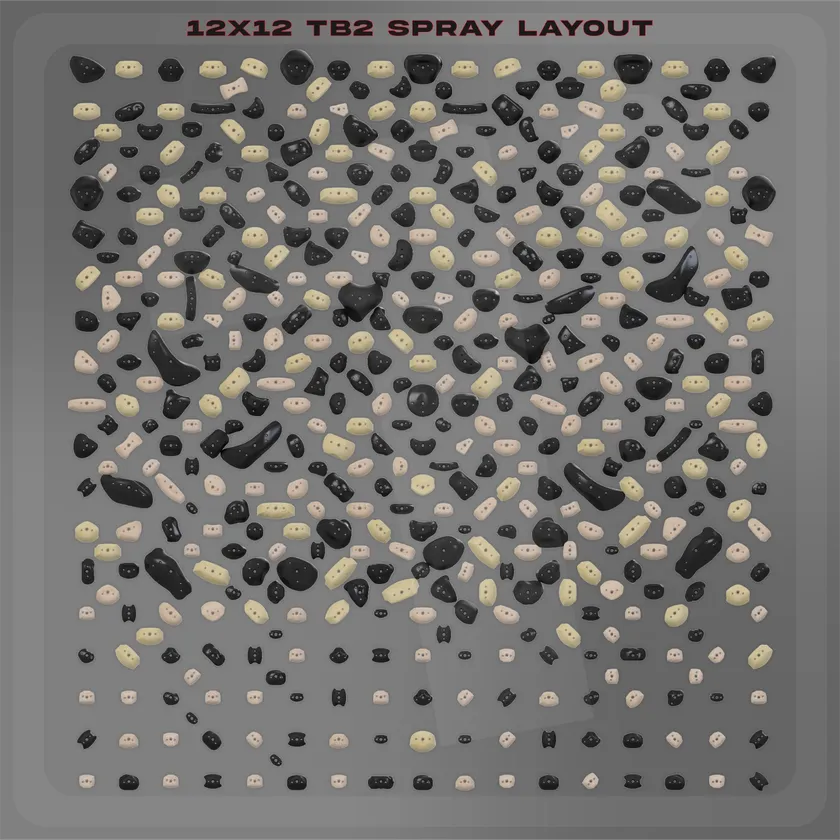
#> input picture juglogger/assets/source/tb2-spray-12x12.webp, 840 x 840 px, shrunk from 2000 x 2000 before the run
$ python -i build_layout_assets.py   (imports and definitions only)
#> lines starting #> are read from the running program, lines starting #| are printed output that depends on the picture
"""Turn the TB2 layout renders into transparent hold images.

    python scripts/build_layout_assets.py

Reads juglogger/assets/source/tb2-{mirror,spray}-12x12.jpg (the holds in their real
colors on a black background) and writes juglogger/assets/tb2-{mirror,spray}-12x12.png
plus a .json with the center of every hold, used to line the image up with the board
database.

The output keeps only the holds, in their own colors (gray, yellow, pink), so they
stand out on any photo. The background is fully transparent.
"""

from __future__ import annotations

import json
import sys
from collections import deque
from pathlib import Path

import numpy as np
from PIL import Image, ImageFilter

ROOT = Path(__file__).resolve().parent.parent
ASSETS = ROOT / "juglogger" / "assets"
BLACK = 16                           # background level; anything brighter is a hold
FEATHER = 40                         # brightness range of the soft edge
MIN_AREA_FRACTION = 0.00004          # specks smaller than this are dropped


def fill_enclosed(mask: np.ndarray) -> np.ndarray:
    """Fill gaps fully enclosed by a hold (gloss highlights on black holds): any
    non-hold pixel that can't reach the image edge becomes hold."""
    h, w = mask.shape
    outside = np.zeros_like(mask, dtype=bool)
    queue = deque()
    for y in range(h):
        for x in (0, w - 1):
            if not mask[y, x] and not outside[y, x]:
                outside[y, x] = True
                queue.append((y, x))
    for x in range(w):
        for y in (0, h - 1):
            if not mask[y, x] and not outside[y, x]:
                outside[y, x] = True
                queue.append((y, x))
    while queue:
        y, x = queue.popleft()
        for ny, nx in ((y + 1, x), (y - 1, x), (y, x + 1), (y, x - 1)):
            if 0 <= ny < h and 0 <= nx < w and not mask[ny, nx] and not outside[ny, nx]:
                outside[ny, nx] = True
                queue.append((ny, nx))
    return ~outside


def components(mask: np.ndarray) -> list[np.ndarray]:
    """Connected regions of a boolean mask, as arrays of (y, x)."""
    h, w = mask.shape
    seen = np.zeros_like(mask, dtype=bool)
    regions = []
    ys, xs = np.nonzero(mask)
    for y0, x0 in zip(ys, xs):
        if seen[y0, x0]:
            continue
        queue, pixels = deque([(y0, x0)]), []
        seen[y0, x0] = True
        while queue:
            y, x = queue.popleft()
            pixels.append((y, x))
            for ny, nx in ((y + 1, x), (y - 1, x), (y, x + 1), (y, x - 1)):
                if 0 <= ny < h and 0 <= nx < w and mask[ny, nx] and not seen[ny, nx]:
                    seen[ny, nx] = True
                    queue.append((ny, nx))
        regions.append(np.array(pixels))
    return regions


def build(source: Path, out_png: Path, out_json: Path) -> None:
#> called with out_png = 'out.png', out_json = 'out1.png'
    image = Image.open(source).convert("RGB")
    rgb = np.asarray(image, np.float32)
    lum = rgb.max(axis=2)
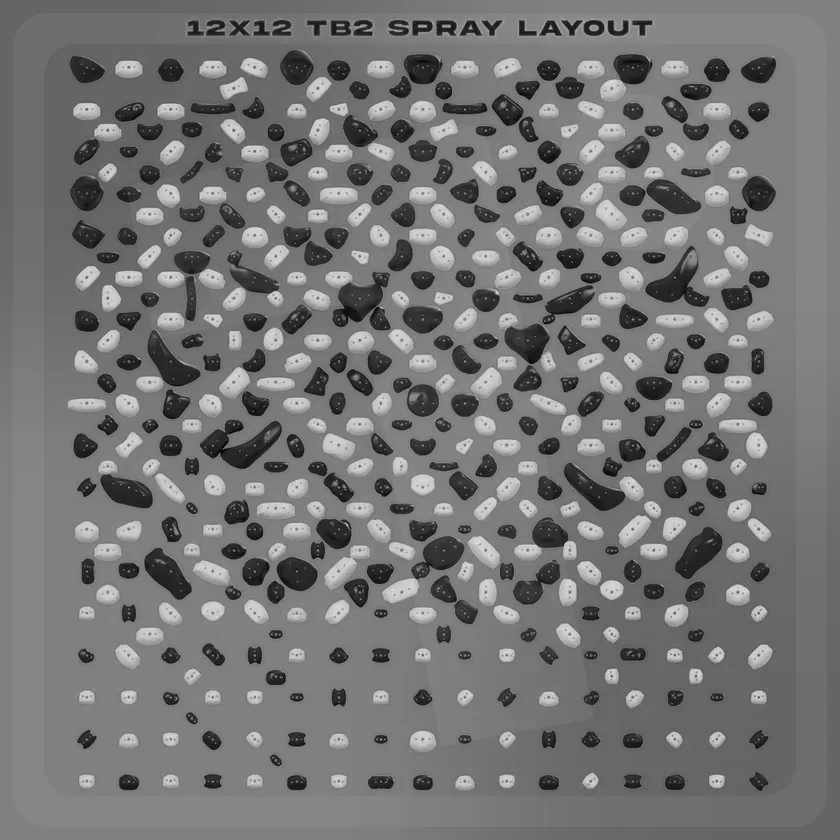
#> lum: shape (840, 840) float32; min 0, max 224, mean 116.5

    # The background is black (JPEG noise stays under ~12); every hold is far brighter.
    alpha = np.clip((lum - BLACK) / FEATHER, 0, 1)
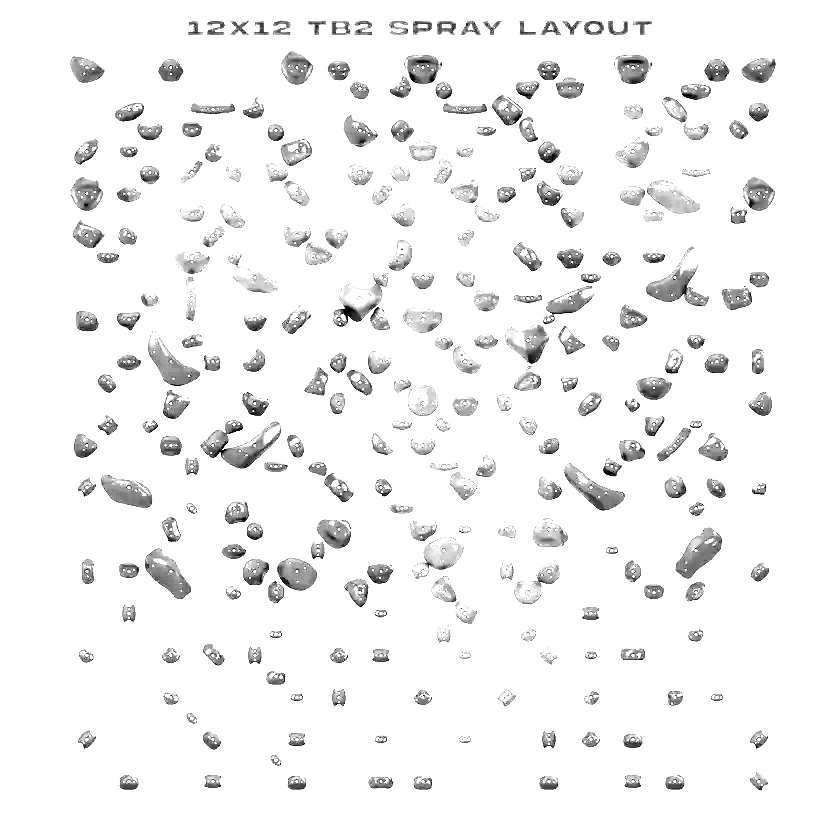
#> alpha: shape (840, 840) float32; min 0, max 1, mean 0.954

    # Bolt holes are dark dots inside a hold: keep them as part of the hold.
    mask = fill_enclosed(alpha > 0.5)
#> after the loop in fill_enclosed, `for y in range(h):`: outside: shape (840, 840) bool; every value is 0
#> mask: shape (840, 840) bool; every value is 1
    alpha = np.where(mask, 1.0, alpha)
#> alpha: shape (840, 840) float32; every value is 1

    min_area = MIN_AREA_FRACTION * mask.size
#> min_area = 28.22
    keep = np.zeros_like(mask)
    centers = []
    for region in components(mask):
#> in components, `h, w = mask.shape`: h = 840
        if len(region) < min_area:
            continue
        ys, xs = region[:, 0], region[:, 1]
        keep[ys, xs] = True
        centers.append((float(xs.mean()), float(ys.mean()), int(len(region))))
#> this loop made 1 pass
#> after the loop, centers = [(419.5, 419.5, 705600)]
    keep_full = np.asarray(Image.fromarray(keep.astype(np.uint8) * 255).filter(ImageFilter.MaxFilter(5))) > 0
    alpha = alpha * keep_full

    # The soft edge pixels are the hold's color blended into black. Take the color
    # from just inside the hold instead, so there is no dark fringe on a bright photo.
    inner = np.asarray(image.filter(ImageFilter.MaxFilter(5)), np.float32)
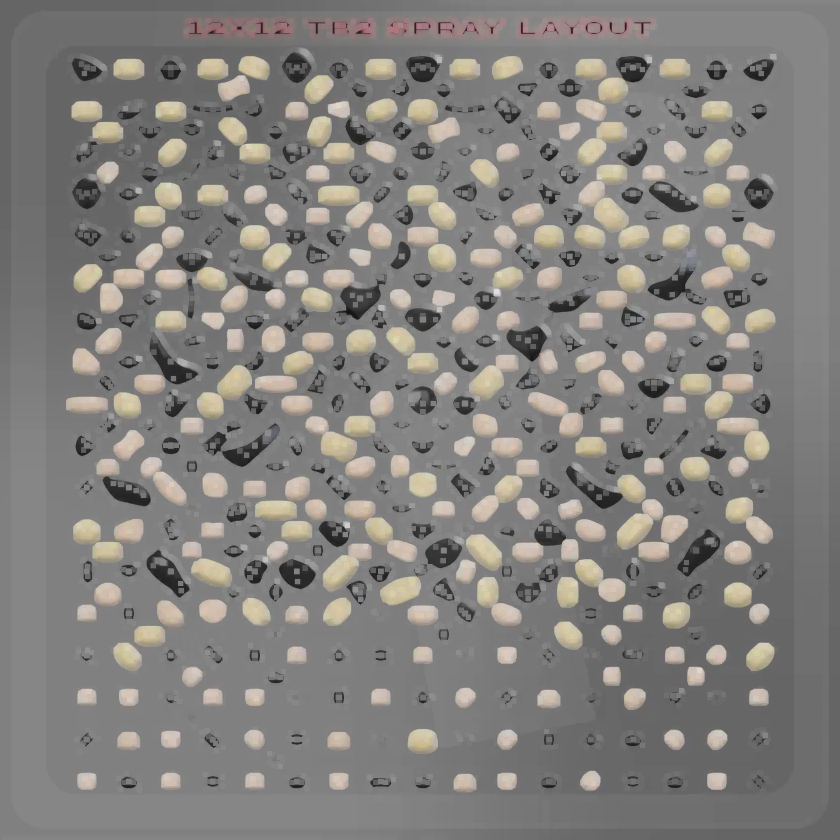
#> inner: shape (840, 840, 3) float32; mean R, G, B 131.2, 128.9, 125.6
    edge = (alpha < 1) & ~np.asarray(
        Image.fromarray(mask.astype(np.uint8) * 255).filter(ImageFilter.MinFilter(5))).astype(bool)
    color = np.where(edge[..., None], inner, rgb)
    result = Image.fromarray(np.dstack([color, alpha[..., None] * 255]).astype(np.uint8), "RGBA")

#> (the run stopped early here; a loop or call above may not have finished)
